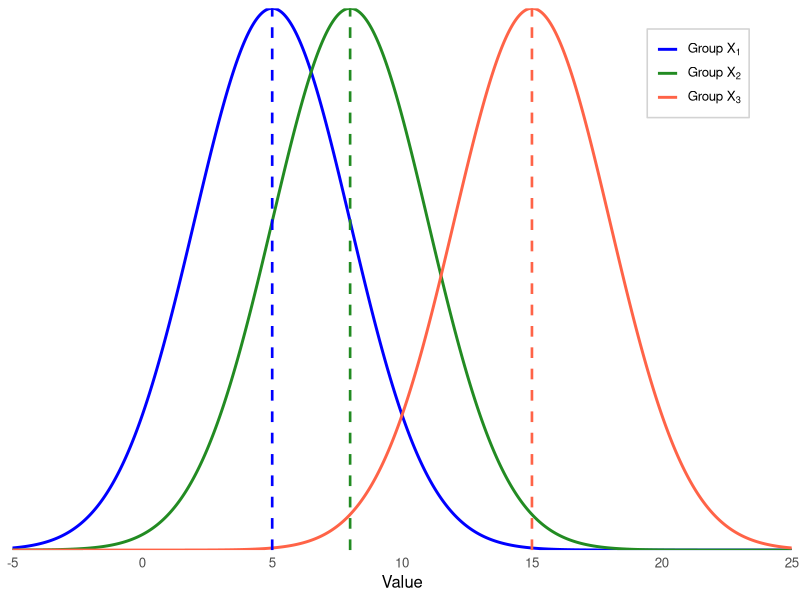
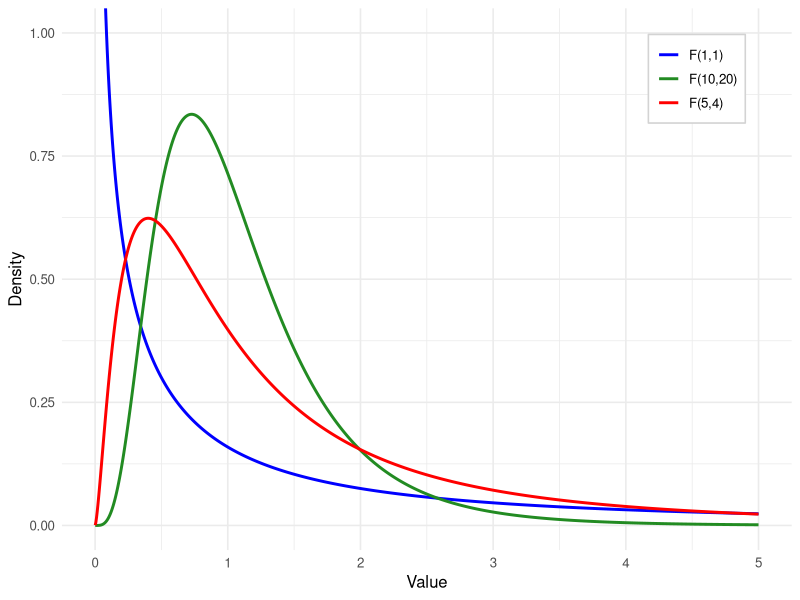
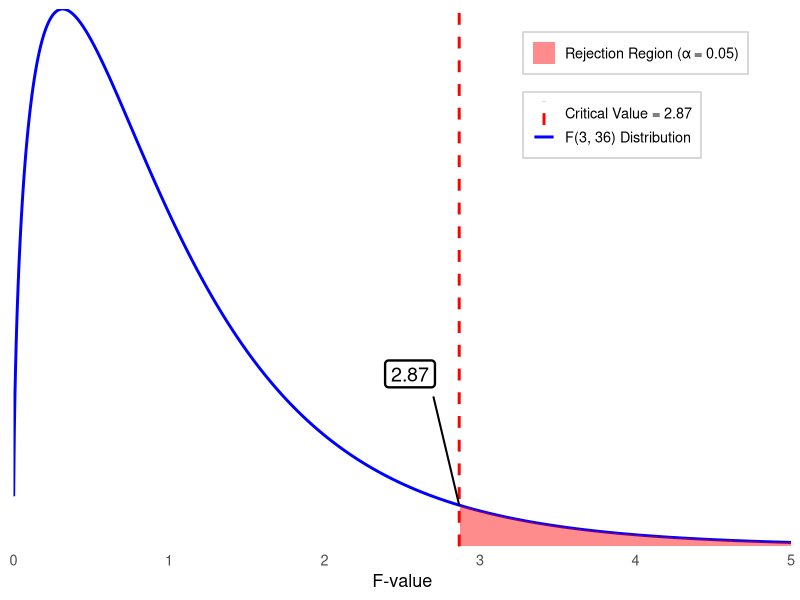
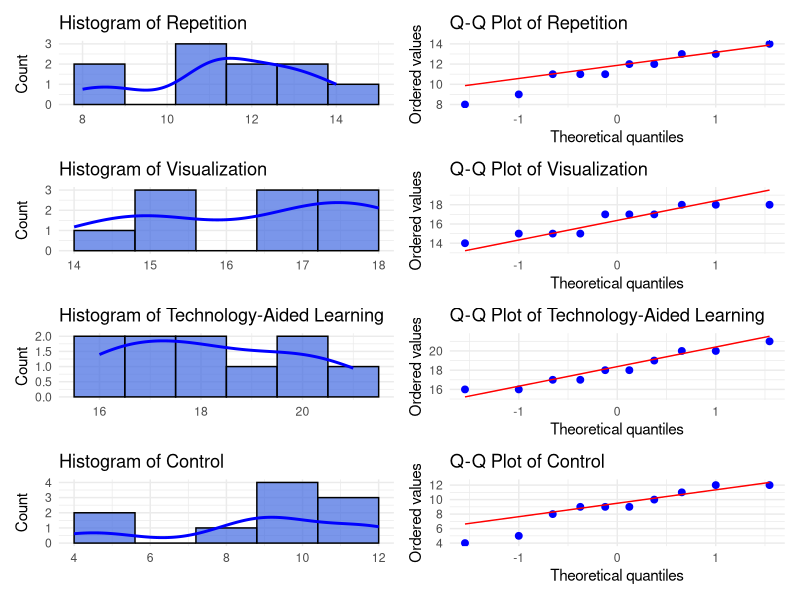
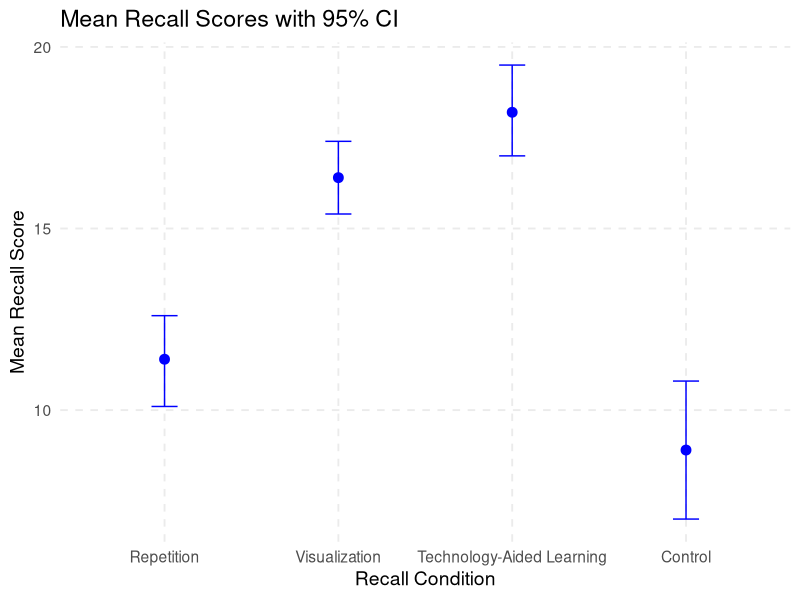
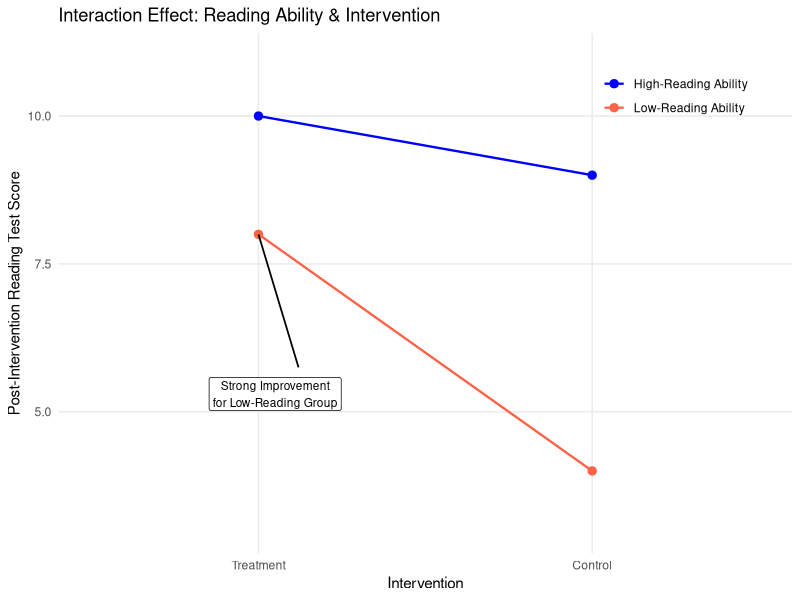
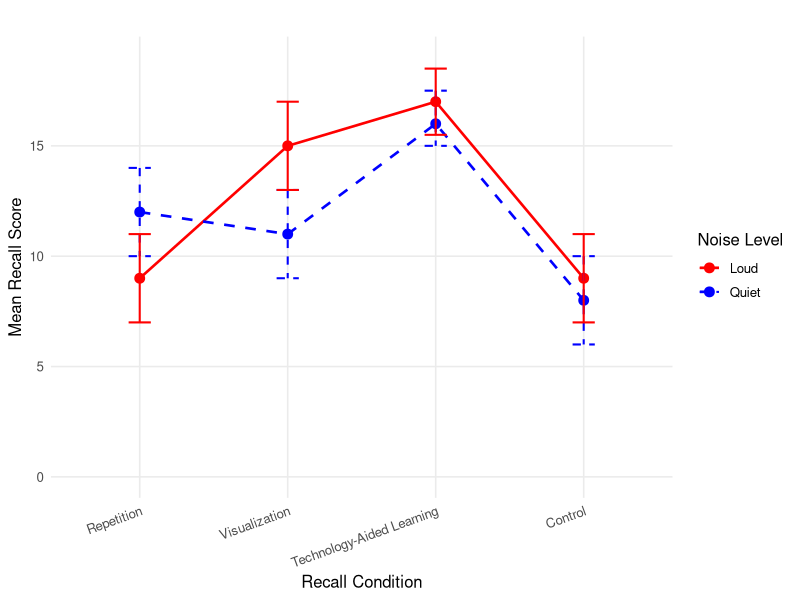

These figures' R source, in order:
## ---- chunk 1
#| echo: false
#| message: false
#| warning: false
#| fig-width: 8
#| fig-height: 5
#| fig-cap: "Three group distributions with dashed mean lines."
#| fig-align: center

library(ggplot2)

# x-range
x <- seq(-5, 25, length.out = 1000)

# approximate group parameters from the figure
mu1 <- 5
mu2 <- 8
mu3 <- 15
sd1 <- 3
sd2 <- 3
sd3 <- 3

# density data
df <- rbind(
  data.frame(x = x, y = dnorm(x, mean = mu1, sd = sd1), group = "Group X[1]"),
  data.frame(x = x, y = dnorm(x, mean = mu2, sd = sd2), group = "Group X[2]"),
  data.frame(x = x, y = dnorm(x, mean = mu3, sd = sd3), group = "Group X[3]")
)

# plot
ggplot(df, aes(x = x, y = y, color = group)) +
  geom_line(linewidth = 1) +
  geom_vline(xintercept = mu1, color = "blue", linetype = "dashed", linewidth = 0.9) +
  geom_vline(xintercept = mu2, color = "forestgreen", linetype = "dashed", linewidth = 0.9) +
  geom_vline(xintercept = mu3, color = "tomato", linetype = "dashed", linewidth = 0.9) +
  scale_color_manual(
    values = c("Group X[1]" = "blue", "Group X[2]" = "forestgreen", "Group X[3]" = "tomato"),
    labels = c(expression("Group " * X[1]),
               expression("Group " * X[2]),
               expression("Group " * X[3]))
  ) +
  labs(x = "Value", y = NULL, color = NULL) +
  coord_cartesian(xlim = c(-5, 25), expand = FALSE) +
  theme_minimal(base_size = 12) +
  theme(
    panel.grid = element_blank(),
    axis.text.y = element_blank(),
    axis.ticks.y = element_blank(),
    legend.position = c(0.88, 0.88),
    legend.background = element_rect(fill = "white", color = "lightgray"),
    legend.key = element_rect(fill = "white", color = NA)
  )
## ---- chunk 2
#| echo: false
#| message: false
#| warning: false
#| fig-width: 7
#| fig-height: 5
#| fig-cap: "F distributions with different degrees of freedom"
#| fig-align: center

library(ggplot2)

# x range
x <- seq(0.001, 5, length.out = 1000)

# create density data
df_data <- rbind(
  data.frame(x = x, y = df(x, 1, 1), group = "F(1,1)"),
  data.frame(x = x, y = df(x, 10, 20), group = "F(10,20)"),
  data.frame(x = x, y = df(x, 5, 4), group = "F(5,4)")
)

# plot
ggplot(df_data, aes(x = x, y = y, color = group)) +
  geom_line(linewidth = 1) +
  scale_color_manual(values = c("blue", "forestgreen", "red")) +
  labs(
    x = "Value",
    y = "Density",
    color = NULL
  ) +
  coord_cartesian(xlim = c(0,5), ylim = c(0,1)) +
  theme_minimal(base_size = 12) +
  theme(
    legend.position = c(0.87, 0.87),
    legend.background = element_rect(fill = "white", color = "lightgray")
  )
## ---- chunk 3
#| echo: false
#| message: false
#| warning: false
#| fig-align: center
#| fig-width: 7
#| fig-height: 5
#| fig-cap: "F(3, 36) distribution with rejection region at α = 0.05"

library(ggplot2)

df1 <- 3
df2 <- 36
alpha <- 0.05
f_crit <- qf(1 - alpha, df1, df2)

x <- seq(0.001, 5, length.out = 1200)

curve_df <- data.frame(
  x = x,
  y = df(x, df1, df2),
  type = "F(3, 36) Distribution"
)

shade_df <- data.frame(
  x = x[x >= f_crit],
  y = df(x[x >= f_crit], df1, df2),
  type = "Rejection Region (\u03b1 = 0.05)"
)

vline_df <- data.frame(
  xintercept = f_crit,
  type = "Critical Value = 2.87"
)

ggplot() +
  geom_line(
    data = curve_df,
    aes(x = x, y = y, color = type),
    linewidth = 1
  ) +
  geom_area(
    data = shade_df,
    aes(x = x, y = y, fill = type),
    alpha = 0.45
  ) +
  geom_vline(
    data = vline_df,
    aes(xintercept = xintercept, color = type),
    linetype = "dashed",
    linewidth = 1
  ) +
  annotate(
    "label",
    x = 2.55, y = 0.23,
    label = "2.87",
    size = 5,
    label.size = 0.8,
    fill = "white"
  ) +
  annotate(
    "segment",
    x = 2.70, y = 0.20,
    xend = f_crit, yend = df(f_crit, df1, df2),
    linewidth = 0.7,
    color = "black"
  ) +
  scale_color_manual(
    values = c(
      "F(3, 36) Distribution" = "blue",
      "Critical Value = 2.87" = "red"
    )
  ) +
  scale_fill_manual(
    values = c(
      "Rejection Region (\u03b1 = 0.05)" = "red"
    )
  ) +
  scale_x_continuous(limits = c(0, 5), expand = c(0, 0)) +
  scale_y_continuous(expand = c(0, 0)) +
  labs(x = "F-value", y = NULL, color = NULL, fill = NULL) +
  theme_minimal(base_size = 13) +
  theme(
    panel.grid = element_blank(),
    axis.text.y = element_blank(),
    axis.ticks.y = element_blank(),
    legend.position = c(0.80, 0.84),
    legend.background = element_rect(fill = "white", color = "lightgray")
  )
## ---- chunk 4
#| echo: false
#| message: false
#| warning: false
#| fig-align: center
#| fig-width: 10
#| fig-height: 12
#| fig-cap: "Histograms and Q-Q plots for each instructional group."

library(ggplot2)
library(patchwork)

# Data from your tables
repetition <- c(13,12,12,11,9,11,11,14,13,8)
visualization <- c(17,15,15,17,18,18,14,15,17,18)
tech <- c(17,18,16,16,20,21,18,20,19,17)
control <- c(10,12,9,12,4,11,9,8,9,5)

make_plots <- function(data, name){

  df <- data.frame(value = data)

  hist_plot <- ggplot(df, aes(x = value)) +
    geom_histogram(aes(y = after_stat(count)),
                   bins = 6,
                   fill = "royalblue",
                   alpha = 0.7,
                   color = "black") +
    geom_density(aes(y = after_stat(count)),
                 color = "blue",
                 linewidth = 1) +
    labs(title = paste("Histogram of", name),
         x = NULL,
         y = "Count") +
    theme_minimal()

  qq_plot <- ggplot(df, aes(sample = value)) +
    stat_qq(color = "blue", size = 2) +
    stat_qq_line(color = "red") +
    labs(title = paste("Q-Q Plot of", name),
         x = "Theoretical quantiles",
         y = "Ordered values") +
    theme_minimal()

  hist_plot | qq_plot
}

p1 <- make_plots(repetition, "Repetition")
p2 <- make_plots(visualization, "Visualization")
p3 <- make_plots(tech, "Technology-Aided Learning")
p4 <- make_plots(control, "Control")

p1 / p2 / p3 / p4
## ---- chunk 5
#| echo: false
#| message: false
#| warning: false
#| fig-align: center
#| fig-width: 10
#| fig-height: 12
#| fig-cap: "Mean Recall Scores with Error Bars."

library(ggplot2)

# Data approximated from the figure
data <- data.frame(
  Condition = factor(c("Repetition", "Visualization", 
                       "Technology-Aided Learning", "Control"),
                     levels = c("Repetition", "Visualization", 
                                "Technology-Aided Learning", "Control")),
  Mean = c(11.4, 16.4, 18.2, 8.9),
  Lower = c(10.1, 15.4, 17.0, 7.0),
  Upper = c(12.6, 17.4, 19.5, 10.8)
)

# Plot
ggplot(data, aes(x = Condition, y = Mean)) +
  geom_point(color = "blue", size = 3) +
  geom_errorbar(aes(ymin = Lower, ymax = Upper),
                width = 0.15, color = "blue") +
  labs(
    title = "Mean Recall Scores with 95% CI",
    x = "Recall Condition",
    y = "Mean Recall Score"
  ) +
  theme_minimal(base_size = 14) +
  theme(
    panel.grid.major = element_line(linetype = "dashed"),
    panel.grid.minor = element_blank(),
    axis.text.x = element_text(angle = 0, hjust = 0.5)
  )
## ---- chunk 6
#| echo: false
#| message: false
#| warning: false
#| fig-align: center
#| fig-width: 10
#| fig-height: 12
#| fig-cap: "Interaction Effect: Reading Ability & Intervention."
library(ggplot2)

# Data approximated from the figure
df <- data.frame(
  Intervention = factor(rep(c("Treatment", "Control"), 2),
                        levels = c("Treatment", "Control")),
  Score = c(10, 9, 8, 4),
  Group = factor(c("High-Reading Ability", "High-Reading Ability",
                   "Low-Reading Ability", "Low-Reading Ability"),
                 levels = c("High-Reading Ability", "Low-Reading Ability"))
)

ggplot(df, aes(x = Intervention, y = Score, group = Group, color = Group)) +
  geom_line(size = 0.8) +
  geom_point(size = 2.5) +
  annotate(
    "label",
    x = 1.05, y = 5.3,
    label = "Strong Improvement\nfor Low-Reading Group",
    size = 3
  ) +
  annotate(
    "segment",
    x = 1.12, y = 5.75,
    xend = 1, yend = 8,
    linewidth = 0.6,
    color = "black"
  ) +
  scale_color_manual(values = c("blue", "tomato")) +
  labs(
    title = "Interaction Effect: Reading Ability & Intervention",
    x = "Intervention",
    y = "Post-Intervention Reading Test Score",
    color = NULL
  ) +
  coord_cartesian(ylim = c(3, 11)) +
  theme_minimal(base_size = 11) +
  theme(
    legend.position = c(0.84, 0.88),
    panel.grid.minor = element_blank()
  )
## ---- chunk 7

#| echo: false
#| message: false
#| warning: false
#| fig-align: center
#| fig-width: 10
#| fig-height: 12
#| fig-cap: "Noise Level Line Graph."
library(ggplot2)

# Data approximated from the figure
df <- data.frame(
  Condition = rep(c("Repetition", "Visualization", 
                    "Technology-Aided Learning", "Control"), 2),
  Mean = c(12, 11, 16, 8,   9, 15, 17, 9),
  Lower = c(10, 9, 15, 6,   7, 13, 15.5, 7),
  Upper = c(14, 13, 17.5, 10,  11, 17, 18.5, 11),
  Group = rep(c("Quiet", "Loud"), each = 4)
)

df$Condition <- factor(df$Condition,
                       levels = c("Repetition", "Visualization",
                                  "Technology-Aided Learning", "Control"))

ggplot(df, aes(x = Condition, y = Mean, group = Group, color = Group, linetype = Group)) +
  geom_line(size = 0.9) +
  geom_point(size = 3) +
  geom_errorbar(aes(ymin = Lower, ymax = Upper),
                width = 0.15, size = 0.7) +
  scale_color_manual(values = c("red", "blue")) +
  scale_linetype_manual(values = c("solid", "dashed")) +
  labs(
    title = "",
    x = "Recall Condition",
    y = "Mean Recall Score",
    color = "Noise Level",
    linetype = "Noise Level"
  ) +
  coord_cartesian(ylim = c(0, 19)) +
  theme_minimal(base_size = 12) +
  theme(
    panel.grid.minor = element_blank(),
    axis.text.x = element_text(angle = 20, hjust = 1)
  )
